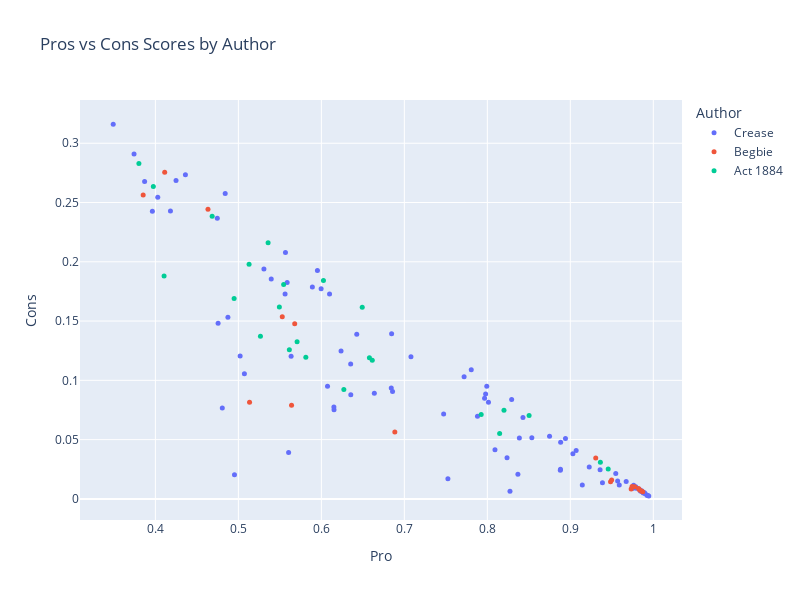

Notebook cell for this chart:
### Code cell
df_scores['Text'] = df_scores['Text'].apply(lambda t: wrap_text(t, width = 50))

fig = px.scatter(
    df_scores,
    x="Pro",
    y="Cons",
    color="Author",
    hover_data=["Text"],
    title="Pros vs Cons Scores by Author",
    width=800,
    height=600
)

fig.update_traces(marker=dict(size=5))
fig.show()
